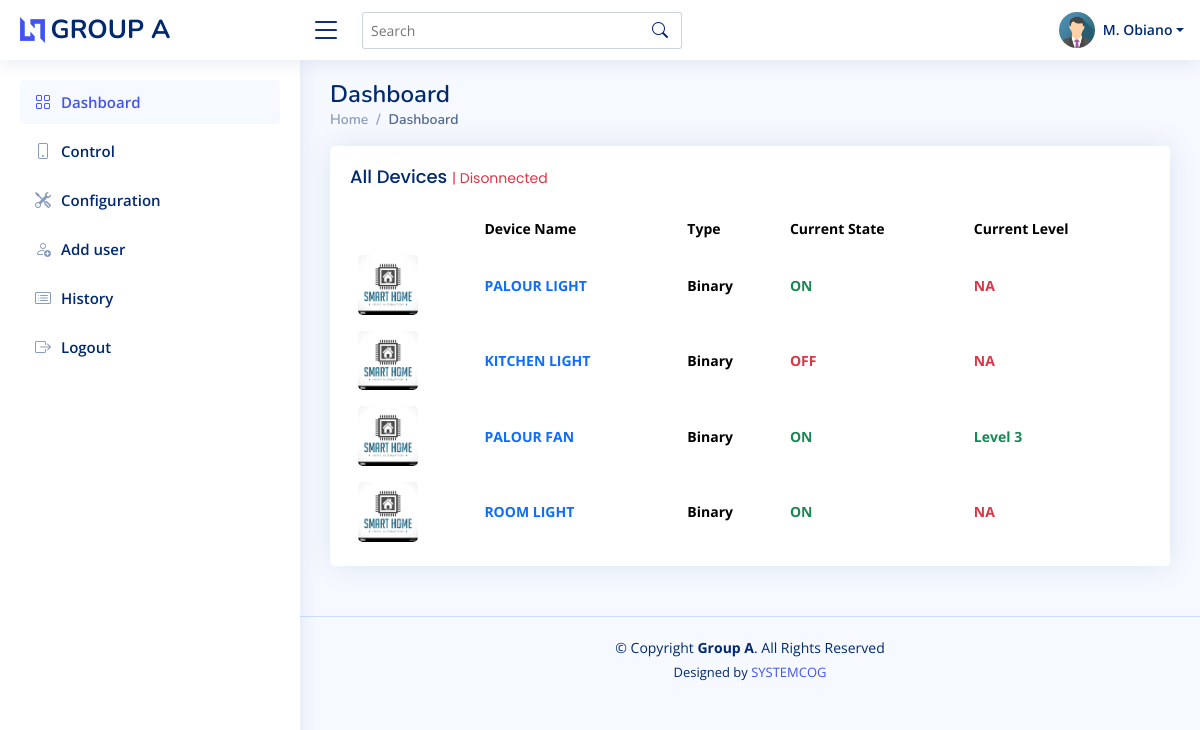
The app's page / (signed in), older data.
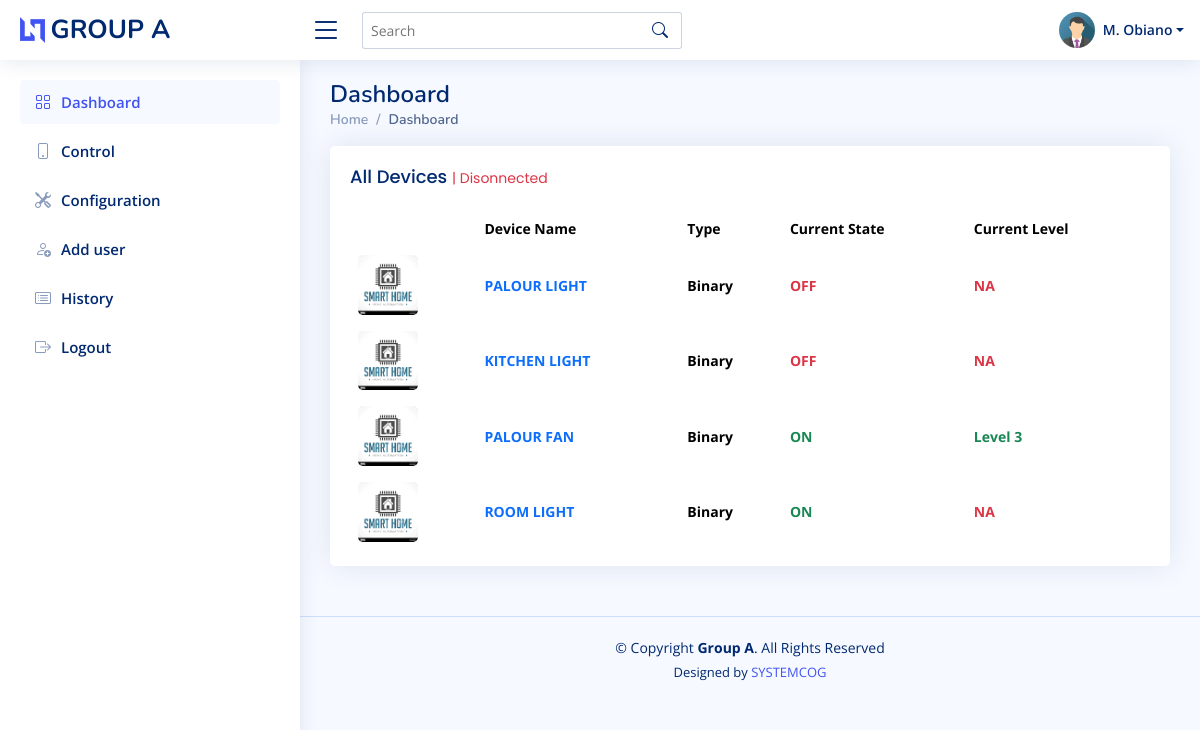
The same page, newer data.
### account/models.py (models this page shows, shortened)
class Control(models.Model):
    name = models.CharField(max_length=100)
    keyword = models.CharField(max_length=100)
    level = models.IntegerField(default=0)
    status = models.BooleanField(default=False)
    acknowledge_response = models.BooleanField(default=False)
    connection_status = models.BooleanField(default=False)
    image = models.ImageField(upload_to='control', default='control.png', blank=True, null=True)
    user = models.ForeignKey(User, models.CASCADE)
    ref = models.UUIDField(default=uuid.uuid4, editable=False)
    created = models.DateTimeField(default=timezone.now)

### account/decorators.py (the view)
        def wrapper_func(request, *args, **kwargs):
            group = None
            if request.user.groups.exists():
                group = request.user.groups.all()[0].name
            if group in allowed_roles:
                return view_func(request, *args, **kwargs)
            else:
                return render(request,'account/404.html')

### account/context_processors.py (called while the page is built)
def config_objects(request):
    from .models import Config
    if not Config.objects.all().exists():
        Config.objects.create()
    return {'config': Config.objects.get(id=1)}

### account/views.py (called while the page is built)
@login_required(login_url='login')
@allowed_users(allowed_roles=['visitor','admin'])
def home(request):
    control = Control.objects.all()
    context = {'control':control}
    return render(request, 'account/index.html', context)

### account/templates/account/index.html
{% extends 'account/main.html' %}
{% load static %}
{% block content %}
<div class="pagetitle">
    <h1>Dashboard</h1>
    <nav>
      <ol class="breadcrumb">
        <li class="breadcrumb-item"><a href="index.html">Home</a></li>
        <li class="breadcrumb-item active">Dashboard</li>
      </ol>
    </nav>
</div>
<section class="section dashboard">
    <div class="row">
      <div class="col-lg-12">
        <div class="row">
          <div class="col-12">
            <div class="card top-selling overflow-auto">
              <div class="card-body pb-0">
                <h5 class="card-title">All Devices
                  {% if config.connection_status %}
                  <span class="text-success">| Connected</span>
                  {% else %}
                  <span class="text-danger">| Disonnected</span>
                  {% endif %}
                </h5>
                <table class="table table-borderless">
                  <thead>
                    <tr>
                      <th scope="col"></th>
                      <th scope="col">Device Name</th>
                      <th scope="col">Type</th>
                      <th scope="col">Current State</th>
                      <th scope="col">Current Level</th>
                    </tr>
                  </thead>
                  <tbody>
                    {% for c in control %}
                    <tr>
                      <th scope="row"><a href="#"><img src="{{c.image.url}}" alt=""></a></th>
                      <td><span class="text-primary fw-bold">{{c.name}}</span></td>
                      <td class="fw-bold">
                        {% if c.keyword == 'binary' %}
                        Binary
                        {% else %}
                        Motor
                        {% endif %}
                      </td>
                      <td class="fw-bold">
                        {% if c.status %}
                        <span class="text-success">ON</span>
                        {% else %}
                        <span class="text-danger">OFF</span>
                        {% endif %}
                      </td>
                      <td class="fw-bold">
                        {% if c.level == 0 %}
                        <span class="text-danger">NA</span>
                        {% else %}
                        <span class="text-success">Level {{c.level}}</span>
                        {% endif %}
                      </td>
                    </tr>
                    {% endfor %}
                  </tbody>
                </table>
              </div>
            </div>
          </div>
        </div>
      </div>
    </div>
  </section>
{% endblock content %}

Row changes from the older to the newer data that the page shows:
changed Control "PALOUR LIGHT": status "ON" → "OFF"
